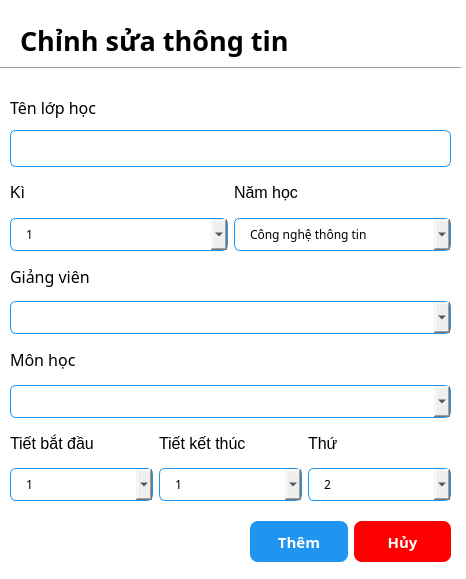
<?xml version="1.0" encoding="UTF-8"?>
<ui version="4.0">
 <class>add_class_dialog</class>
 <widget class="QDialog" name="add_class_dialog">
  <property name="geometry">
   <rect>
    <x>0</x>
    <y>0</y>
    <width>466</width>
    <height>579</height>
   </rect>
  </property>
  <property name="font">
   <font>
    <family>Poppins</family>
   </font>
  </property>
  <property name="windowTitle">
   <string>Dialog</string>
  </property>
  <property name="styleSheet">
   <string notr="true">QDialog {
	background-color: white;
}

QLineEdit {
	border: 1px solid rgb(31, 149, 239);
	border-radius: 6px;
	padding-left: 15px;
	height: 35px;
}

QDateEdit {
	border: 1px solid rgb(31, 149, 239);
	border-radius: 6px;
	padding-left: 15px;
	height: 31px;
}

QComboBox {
	border: 1px solid rgb(31, 149, 239);
	border-radius: 6px;
	padding-left: 15px;
	height: 31px;
}</string>
  </property>
  <widget class="QLabel" name="label">
   <property name="geometry">
    <rect>
     <x>20</x>
     <y>20</y>
     <width>301</width>
     <height>41</height>
    </rect>
   </property>
   <property name="font">
    <font>
     <family>Poppins</family>
     <pointsize>20</pointsize>
     <weight>75</weight>
     <bold>true</bold>
    </font>
   </property>
   <property name="text">
    <string>Chỉnh sửa thông tin</string>
   </property>
  </widget>
  <widget class="Line" name="line">
   <property name="geometry">
    <rect>
     <x>0</x>
     <y>60</y>
     <width>461</width>
     <height>16</height>
    </rect>
   </property>
   <property name="orientation">
    <enum>Qt::Horizontal</enum>
   </property>
  </widget>
  <widget class="QWidget" name="layoutWidget">
   <property name="geometry">
    <rect>
     <x>10</x>
     <y>90</y>
     <width>441</width>
     <height>411</height>
    </rect>
   </property>
   <layout class="QVBoxLayout" name="verticalLayout_8">
    <item>
     <layout class="QVBoxLayout" name="verticalLayout">
      <item>
       <widget class="QLabel" name="label_2">
        <property name="font">
         <font>
          <family>Poppins</family>
          <pointsize>12</pointsize>
         </font>
        </property>
        <property name="text">
         <string>Tên lớp học</string>
        </property>
       </widget>
      </item>
      <item>
       <widget class="QLineEdit" name="classIDEdit">
        <property name="minimumSize">
         <size>
          <width>0</width>
          <height>20</height>
         </size>
        </property>
       </widget>
      </item>
     </layout>
    </item>
    <item>
     <layout class="QHBoxLayout" name="horizontalLayout">
      <item>
       <layout class="QVBoxLayout" name="verticalLayout_2">
        <item>
         <widget class="QLabel" name="label_5">
          <property name="font">
           <font>
            <pointsize>12</pointsize>
           </font>
          </property>
          <property name="text">
           <string>Kì</string>
          </property>
         </widget>
        </item>
        <item>
         <widget class="QComboBox" name="semester_comboBox">
          <item>
           <property name="text">
            <string>1</string>
           </property>
          </item>
          <item>
           <property name="text">
            <string>2</string>
           </property>
          </item>
         </widget>
        </item>
       </layout>
      </item>
      <item>
       <layout class="QVBoxLayout" name="verticalLayout_3">
        <item>
         <widget class="QLabel" name="label_6">
          <property name="font">
           <font>
            <pointsize>12</pointsize>
           </font>
          </property>
          <property name="text">
           <string>Năm học</string>
          </property>
         </widget>
        </item>
        <item>
         <widget class="QComboBox" name="year_comboBox">
          <item>
           <property name="text">
            <string>Công nghệ thông tin</string>
           </property>
          </item>
          <item>
           <property name="text">
            <string>Hệ thống thông tin</string>
           </property>
          </item>
          <item>
           <property name="text">
            <string>Khoa học máy tính</string>
           </property>
          </item>
         </widget>
        </item>
       </layout>
      </item>
     </layout>
    </item>
    <item>
     <layout class="QVBoxLayout" name="verticalLayout_5">
      <item>
       <widget class="QLabel" name="label_3">
        <property name="font">
         <font>
          <family>Poppins</family>
          <pointsize>12</pointsize>
         </font>
        </property>
        <property name="text">
         <string>Giảng viên</string>
        </property>
       </widget>
      </item>
      <item>
       <widget class="QComboBox" name="lecturer_comboBox"/>
      </item>
     </layout>
    </item>
    <item>
     <layout class="QVBoxLayout" name="verticalLayout_6">
      <item>
       <widget class="QLabel" name="label_4">
        <property name="font">
         <font>
          <family>Poppins</family>
          <pointsize>12</pointsize>
         </font>
        </property>
        <property name="text">
         <string>Môn học</string>
        </property>
       </widget>
      </item>
      <item>
       <widget class="QComboBox" name="course_comboBox"/>
      </item>
     </layout>
    </item>
    <item>
     <layout class="QVBoxLayout" name="verticalLayout_7">
      <item>
       <layout class="QHBoxLayout" name="horizontalLayout_3">
        <item>
         <layout class="QVBoxLayout" name="verticalLayout_4">
          <item>
           <widget class="QLabel" name="label_7">
            <property name="font">
             <font>
              <pointsize>12</pointsize>
             </font>
            </property>
            <property name="text">
             <string>Tiết bắt đầu</string>
            </property>
           </widget>
          </item>
          <item>
           <widget class="QComboBox" name="startPeriod_comboBox">
            <item>
             <property name="text">
              <string>1</string>
             </property>
            </item>
            <item>
             <property name="text">
              <string>2</string>
             </property>
            </item>
            <item>
             <property name="text">
              <string>3</string>
             </property>
            </item>
            <item>
             <property name="text">
              <string>4</string>
             </property>
            </item>
            <item>
             <property name="text">
              <string>5</string>
             </property>
            </item>
            <item>
             <property name="text">
              <string>6</string>
             </property>
            </item>
            <item>
             <property name="text">
              <string>7</string>
             </property>
            </item>
            <item>
             <property name="text">
              <string>8</string>
             </property>
            </item>
            <item>
             <property name="text">
              <string>9</string>
             </property>
            </item>
            <item>
             <property name="text">
              <string>10</string>
             </property>
            </item>
           </widget>
          </item>
         </layout>
        </item>
        <item>
         <layout class="QVBoxLayout" name="verticalLayout_10">
          <item>
           <widget class="QLabel" name="label_10">
            <property name="font">
             <font>
              <pointsize>12</pointsize>
             </font>
            </property>
            <property name="text">
             <string>Tiết kết thúc</string>
            </property>
           </widget>
          </item>
          <item>
           <widget class="QComboBox" name="endPeriod_comboBox">
            <item>
             <property name="text">
              <string>1</string>
             </property>
            </item>
            <item>
             <property name="text">
              <string>2</string>
             </property>
            </item>
            <item>
             <property name="text">
              <string>3</string>
             </property>
            </item>
            <item>
             <property name="text">
              <string>4</string>
             </property>
            </item>
            <item>
             <property name="text">
              <string>5</string>
             </property>
            </item>
            <item>
             <property name="text">
              <string>6</string>
             </property>
            </item>
            <item>
             <property name="text">
              <string>7</string>
             </property>
            </item>
            <item>
             <property name="text">
              <string>8</string>
             </property>
            </item>
            <item>
             <property name="text">
              <string>9</string>
             </property>
            </item>
            <item>
             <property name="text">
              <string>10</string>
             </property>
            </item>
           </widget>
          </item>
         </layout>
        </item>
        <item>
         <layout class="QVBoxLayout" name="verticalLayout_9">
          <item>
           <widget class="QLabel" name="label_9">
            <property name="font">
             <font>
              <pointsize>12</pointsize>
             </font>
            </property>
            <property name="text">
             <string>Thứ</string>
            </property>
           </widget>
          </item>
          <item>
           <widget class="QComboBox" name="day_comboBox">
            <item>
             <property name="text">
              <string>2</string>
             </property>
            </item>
            <item>
             <property name="text">
              <string>3</string>
             </property>
            </item>
            <item>
             <property name="text">
              <string>4</string>
             </property>
            </item>
            <item>
             <property name="text">
              <string>5</string>
             </property>
            </item>
            <item>
             <property name="text">
              <string>6</string>
             </property>
            </item>
            <item>
             <property name="text">
              <string>7</string>
             </property>
            </item>
           </widget>
          </item>
         </layout>
        </item>
       </layout>
      </item>
     </layout>
    </item>
   </layout>
  </widget>
  <widget class="QWidget" name="layoutWidget">
   <property name="geometry">
    <rect>
     <x>250</x>
     <y>520</y>
     <width>201</width>
     <height>43</height>
    </rect>
   </property>
   <layout class="QHBoxLayout" name="horizontalLayout_2">
    <item>
     <widget class="QPushButton" name="add_Btn">
      <property name="minimumSize">
       <size>
        <width>0</width>
        <height>41</height>
       </size>
      </property>
      <property name="styleSheet">
       <string notr="true">QPushButton {
	background-color: rgb(31, 149, 239);
	color: white;
	border: none;
	border-radius: 8px;
	font-weight: bold;
	font-size: 15px;
}</string>
      </property>
      <property name="text">
       <string>Thêm</string>
      </property>
     </widget>
    </item>
    <item>
     <widget class="QPushButton" name="cancel_Btn">
      <property name="minimumSize">
       <size>
        <width>0</width>
        <height>41</height>
       </size>
      </property>
      <property name="styleSheet">
       <string notr="true">QPushButton {
	background-color: red;
	color: white;
	border: none;
	border-radius: 8px;
	font-weight: bold;
	font-size: 15px;
}</string>
      </property>
      <property name="text">
       <string>Hủy</string>
      </property>
     </widget>
    </item>
   </layout>
  </widget>
 </widget>
 <resources/>
 <connections/>
</ui>
